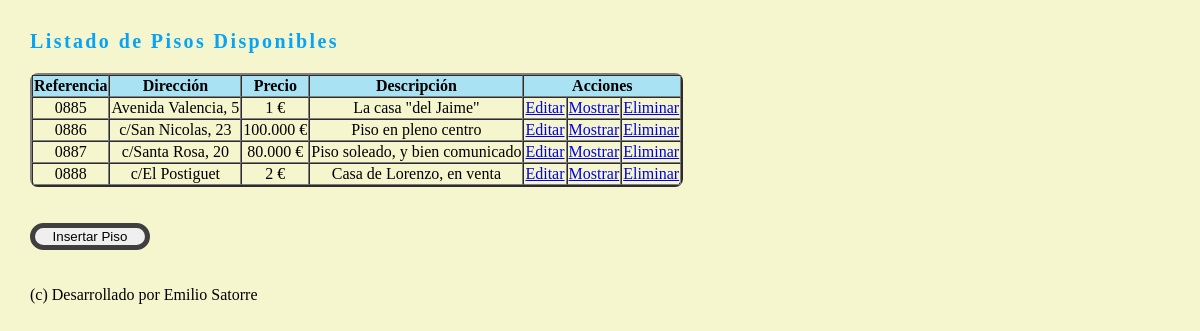
The page / on the database its author committed.
### tables this page shows
CREATE TABLE `piso` (
  `id` int(11) NOT NULL,
  `referencia` varchar(10) NOT NULL,
  `direccion` varchar(40) NOT NULL,
  `precio` varchar(20) NOT NULL,
  `descripcion` varchar(100) NOT NULL
);

### index.php (the view, shortened to what this page needs)
<?php
    require_once "conexion.php";
?>
<!DOCTYPE html>
<html lang="en">
<head>
    <link rel="stylesheet" type="text/css" href="style.css">
</head>
<body>
<?php
    $stmt=$pdo->prepare('SELECT * FROM piso');
    $stmt->execute();
    $pisos = $stmt->fetchAll();
?>
<h3>Listado de Pisos Disponibles</h3>
<table border="2" cellspacing="0">
    <tr>
        <th>Referencia</th>
        <th>Dirección</th>
        <th>Precio</th>
        <th>Descripción</th>
        <th colspan="3">Acciones</th>
    </tr>
    <?php foreach($pisos as $piso): ?>
    <tr>
        <td><?= $piso['referencia']; ?></td>
        <td><?= $piso['direccion']; ?></td>
        <td><?= $piso['precio']; ?></td>
        <td><?= $piso['descripcion']; ?></td>
        <td><a href="edit.php?id=<?= $piso['id']; ?>">Editar</a></td>
        <td><a href="show.php?id=<?= $piso['id']; ?>">Mostrar</a></td>
        <td><a href="delete.php?id=<?= $piso['id']; ?>">Eliminar</a></td>
    </tr>
    <?php endforeach ?>
</table><br><br>
<form action="new.php" method="POST">
    <input id="boton" type="submit" name="" value="Insertar Piso">
</form>
<br><br>
<?php include "footer.php"; ?>

### footer.php
<div class="footer">
    (c) Desarrollado por Emilio Satorre
</div>
</body>
</html>

### style.css (style rules this page uses)
input { width: 20%; }
#boton { width: 120px; border-radius: 38px 38px 38px 38px; -moz-border-radius: 38px 38px 38px 38px; -webkit-border-radius: 38px 38px 38px 38px; border: 5px solid #403f40; }
body { margin: 30px; background-color: #F5F6CE; }
th { background-color: #A9E2F3; text-align: center; }
table { text-align: center; border-size: 2px; border-radius: 8px; }
h3 { font-family: "times new roman", times, serif; color: #07A3F7; font-size: 20px; font-weight: bold; letter-spacing: 1.8pt; }

### rows shown on the page
piso: referencia "0885", direccion "Avenida Valencia, 5", precio "1 €", descripcion "La casa \"del Jaime\""
piso: referencia "0886", direccion "c/San Nicolas, 23", precio "100.000 €", descripcion "Piso en pleno centro"
piso: referencia "0887", direccion "c/Santa Rosa, 20", precio "80.000 €", descripcion "Piso soleado, y bien comunicado"
piso: referencia "0888", direccion "c/El Postiguet", precio "2 €", descripcion "Casa de Lorenzo, en venta"
